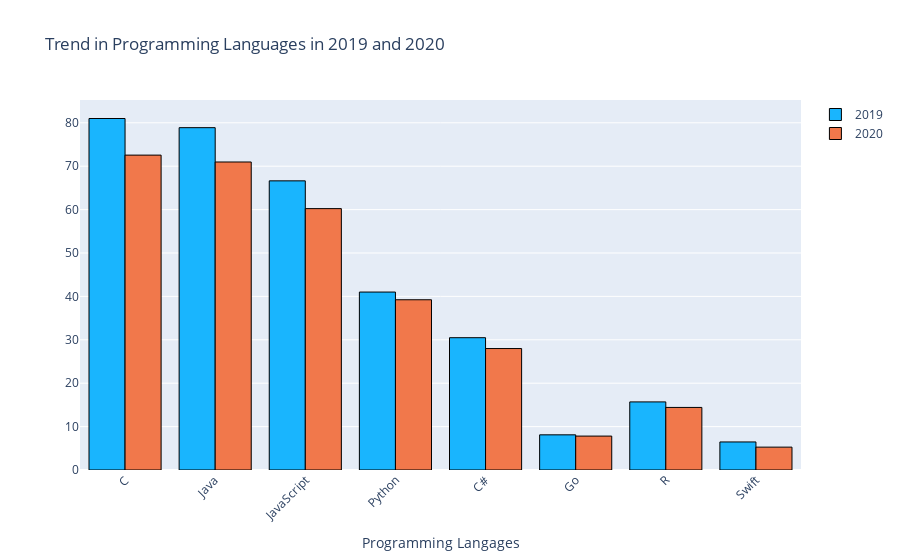

Source (notebook cell):
### Code cell
x = t_language_df.index

trace1 = go.Bar(x=x,
                y=t_language_df['2019'],
                name='2019',
                hovertemplate = '%{x}: %{y:.2f}%<extra></extra><br>'+
                '2019',
                marker={'color':'rgba(25,181,254,1)', 'line':{'color':'#000','width':1}}
               )
trace2 = go.Bar(x=x,
                y=t_language_df['2020'],
                hovertemplate = '%{x}: %{y:.2f}%<extra></extra><br>'+
                '2020',
                name='2020',
                marker={'color':'rgba(241,120,75,1)', 'line':{'color':'#000','width':1}}
               )
data = [trace1,trace2]
layout = {
  'xaxis': {'title': 'Programming Langages','tickangle':-45},
  'barmode': 'group',
  'hoverlabel':{
        'bgcolor':'white', 
        'font_size':16, 
        'font_family':'Rockwell'
    },
  'title': 'Trend in Programming Languages in 2019 and 2020'
};

fig = go.Figure(data, layout)
# iplot(fig)
fig.show()

### Figure 1 — Plotly figure (JSON) as saved in the notebook; plotly's stock layout.template omitted (floating-point values rounded to 4 significant figures)
{"data": [{"hovertemplate": "%{x}: %{y:.2f}%<extra></extra><br>2019", "marker": {"color": "rgba(25,181,254,1)", "line": {"color": "#000", "width": 1}}, "name": "2019", "type": "bar", "x": ["C", "Java", "JavaScript", "Python", "C#", "Go", "R", "Swift"], "y": [80.99, 78.88, 66.63, 41.0, 30.49, 8.102, 15.69, 6.462]}, {"hovertemplate": "%{x}: %{y:.2f}%<extra></extra><br>2020", "marker": {"color": "rgba(241,120,75,1)", "line": {"color": "#000", "width": 1}}, "name": "2020", "type": "bar", "x": ["C", "Java", "JavaScript", "Python", "C#", "Go", "R", "Swift"], "y": [72.55, 70.97, 60.23, 39.23, 27.99, 7.816, 14.42, 5.27]}], "layout": {"autosize": true, "barmode": "group", "hoverlabel": {"bgcolor": "white", "font": {"family": "Rockwell", "size": 16}}, "title": {"text": "Trend in Programming Languages in 2019 and 2020"}, "xaxis": {"autorange": true, "range": [-0.5, 7.5], "tickangle": -45, "title": {"text": "Programming Langages"}, "type": "category"}, "yaxis": {"autorange": true, "range": [0, 85.25], "type": "linear"}}}
